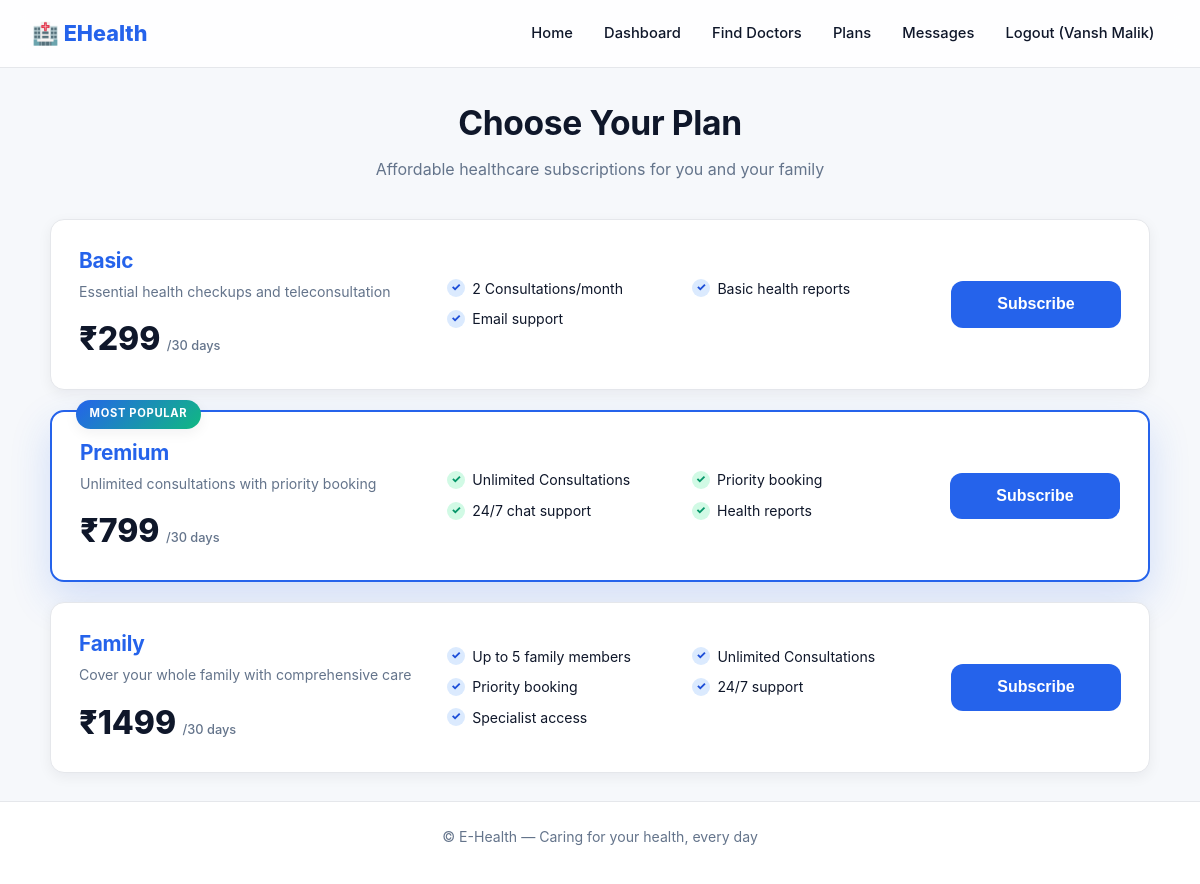
Screenshot of /patient/subscriptions (signed in) with the database file from the repository.
### tables this page shows
CREATE TABLE subscriptions (
        id INTEGER PRIMARY KEY AUTOINCREMENT,
        name TEXT NOT NULL,
        description TEXT,
        price REAL NOT NULL,
        duration_days INTEGER NOT NULL,
        features TEXT DEFAULT ''
    );

### app.py (the view)
@app.route("/patient/subscriptions")
@login_required(role="patient")
def view_subscriptions():
    db   = get_db()
    plans = db.execute("SELECT * FROM subscriptions").fetchall()
    return render_template("subscriptions.html", plans=plans)

### app.py (called while the page is built)
def get_db():
    if "db" not in g:
        g.db = sqlite3.connect(DB)
        g.db.row_factory = sqlite3.Row
        g.db.execute("PRAGMA foreign_keys = ON")
    return g.db

def login_required(role=None):
    def decorator(f):
        @wraps(f)
        def wrapped(*a, **kw):
            if "user_id" not in session:
                flash("Please log in first.", "warning")
                return redirect(url_for("login"))
            if role and session.get("role") != role:
                flash("Access denied.", "danger")
                return redirect(url_for("index"))
            return f(*a, **kw)
        return wrapped
    return decorator

### templates/subscriptions.html (shortened to what this page needs)
{% extends "base.html" %}
{% block content %}
<div class="container">
  <div class="section-title">
    <h2>Choose Your Plan</h2>
    <p>Affordable healthcare subscriptions for you and your family</p>
  </div>
  <div class="plans-landscape">
    {% for p in plans %}
      <div class="plan-land {% if p.name == 'Premium' %}plan-popular-land{% endif %}">
        {% if p.name == 'Premium' %}<div class="plan-badge-land">Most Popular</div>{% endif %}
        <div class="plan-land-left">
          <h3>{{ p.name }}</h3>
          <p class="desc">{{ p.description }}</p>
          <div class="price">₹{{ p.price|int }}<small>/{{ p.duration_days }} days</small></div>
        </div>
        <div class="plan-land-mid">
          <ul class="plan-features-land">
            {% for f in p.features.split('|') %}
              <li><span class="check">✓</span>{{ f }}</li>
            {% endfor %}
          </ul>
        </div>
        <div class="plan-land-right">
          <form method="POST" action="{{ url_for('subscribe', plan_id=p.id) }}">
            <button class="btn btn-primary btn-lg btn-block">Subscribe</button>
          </form>
        </div>
      </div>
    {% endfor %}
  </div>
</div>
{% endblock %}

### static/style.css (style rules this page uses)
:root { --primary:#2563eb; --primary-dark:#1d4ed8; --primary-light:#dbeafe; --accent:#10b981; --accent-dark:#059669; --warning:#f59e0b; --danger:#ef4444; --bg:#f6f8fb; --surface:#ffffff; --text:#0f172a; --text-muted:#64748b; --muted:#64748b; --border:#e5e7eb; --shadow:0 4px 14px rgba(15,23,42,.06); --shadow-lg:0 12px 32px rgba(15,23,42,.10); --radius:14px; --radius-sm:10px; --gradient:linear-gradient(135deg,#2563eb 0%,#10b981 100%); }
* { box-sizing:border-box }
html,body { margin:0;padding:0 }
body { font-family:'Inter','Segoe UI',system-ui,-apple-system,sans-serif; background:var(--bg); color:var(--text); line-height:1.6; -webkit-font-smoothing:antialiased; min-height:100vh; display:flex;flex-direction:column; }
h1,h2,h3,h4 { margin:0 0 .5rem;font-weight:700;letter-spacing:-.01em;color:var(--text) }
h2 { font-size:clamp(1.3rem,2.2vw,1.6rem) }
p { margin:0 0 .75rem;color:var(--text-muted) }
.container { max-width:100%;margin:0 auto;padding:1.75rem 2rem }
.btn { display:inline-flex;align-items:center;justify-content:center;gap:.4rem; padding:.7rem 1.25rem;border:1px solid transparent;border-radius:10px; font-size:.92rem;font-weight:600;cursor:pointer; text-decoration:none;transition:all .2s;line-height:1;white-space:nowrap; }
.btn-primary { background:var(--primary);color:#fff }
.btn-block { width:100% }
.section-title { text-align:center;margin-bottom:2.25rem }
.section-title h2 { font-size:clamp(1.6rem,3vw,2.1rem) }
.section-title p { color:var(--text-muted) }
.btn-lg { padding:.9rem 1.4rem;font-size:1rem;border-radius:12px }
.page-main > section, .page-main > .container, .page-main > .container-sm, .page-main > .auth-portrait-wrap { width:100% }
.plans-landscape { display:flex;flex-direction:column;gap:1.25rem;max-width:1100px;margin:0 auto; }
.plan-land { position:relative;background:var(--surface);border:1px solid var(--border); border-radius:var(--radius);box-shadow:var(--shadow); padding:1.5rem 1.75rem; display:grid;grid-template-columns:1fr 1.4fr auto;gap:1.75rem;align-items:center; transition:transform .25s,box-shadow .25s; }
.plan-land-left h3 { font-size:1.3rem;margin-bottom:.25rem;color:var(--primary) }
.plan-land-left .desc { font-size:.88rem;color:var(--text-muted);margin-bottom:.6rem }
.plan-land-left .price { font-size:2rem;font-weight:800;color:var(--text); display:flex;align-items:baseline;gap:.15rem; }
.plan-land-left .price small { font-size:.8rem;font-weight:500;color:var(--text-muted);margin-left:.25rem }
.plan-features-land { list-style:none;padding:0;margin:0; display:grid;grid-template-columns:1fr 1fr;gap:.5rem .9rem; }
.plan-features-land li { display:flex;align-items:flex-start;gap:.45rem; font-size:.88rem;color:var(--text); }
.plan-features-land .check { flex-shrink:0;width:18px;height:18px;border-radius:50%; background:var(--primary-light);color:var(--primary-dark); display:inline-flex;align-items:center;justify-content:center; font-size:.7rem;font-weight:800;margin-top:.1rem; }
.plan-land-right { min-width:170px }
.plan-popular-land { border:2px solid var(--primary); box-shadow:0 16px 40px rgba(37,99,235,.18); }
.plan-popular-land .check { background:#d1fae5;color:var(--accent-dark) }
.plan-badge-land { position:absolute;top:-12px;left:24px; background:var(--gradient);color:#fff;font-size:.7rem;font-weight:700; letter-spacing:.06em;text-transform:uppercase; padding:.35rem .85rem;border-radius:999px;box-shadow:var(--shadow); }

### rows the page displays
subscriptions: name "Basic", description "Essential health checkups and teleconsultation", price "299", duration_days "30", f "2 Consultations/month" "Basic health reports" "Email support"
subscriptions: shows "MOST POPULAR", name "Premium", description "Unlimited consultations with priority booking", price "799", duration_days "30", f "Unlimited Consultations" "Priority booking" "24/7 chat support" "Health reports"
subscriptions: name "Family", description "Cover your whole family with comprehensive care", price "1499", duration_days "30", f "Up to 5 family members" "Unlimited Consultations" "Priority booking" "24/7 support" "Specialist access"

### other values shown
{{ session.user_name }} "Vansh Malik"
